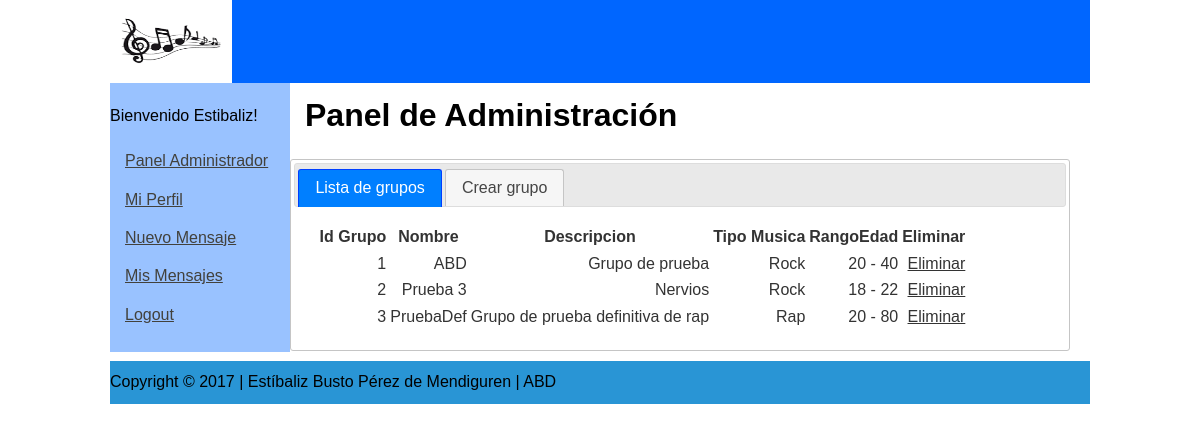
Screenshot of /Melomano/index.php?page=admin (signed in) with the database file from the repository.
### tables this page shows
CREATE TABLE `tbgrupos` (
  `idgrupo` int(11) NOT NULL,
  `nombre` varchar(100) NOT NULL,
  `descripcion` text,
  `tipomusica` varchar(100) NOT NULL,
  `edadmin` int(11) NOT NULL,
  `edadmax` int(11) NOT NULL
);

### Melomano/Connections/bdcon.php (called while the page is built, shortened)
<?php
function connectDB(){
	$hostname_Miconex = "localhost";
	$username_Miconex = "melomanos";
	$password_Miconex = "melomanos";
	$database_Miconex = "bdmelomanos";
	$conn = new mysqli($hostname_Miconex, $username_Miconex, $password_Miconex,$database_Miconex);
	return $conn;
}
function doQuery($query){
    $conn = connectDB();
	if (!$resultado = $conn->query($query)) {
		echo "Error: La ejecución de la consulta falló debido a: </br>";
	    echo "Query: " . $query . "</br>";
    	echo "Errno: " . $conn->errno . "</br>";
    	echo "Error: " . $conn->error . "</br>";
		$resultado = false;
	}
	return $resultado;
}
function getListGroup(){
	$query = "SELECT * FROM ".TABLE_GRUPOS.";";
	return doQuery($query);
}
?>

### Melomano/pages/admin.php (the view, shortened to what this page needs)
<?php require_once('Connections/bdcon.php'); ?>
<div>
<h1>Panel de Administración </h1>
<div id="adminpanel">
<ul>
<li><a href="#ListaGrupos"> Lista de grupos </a></li>
<li><a href="#AltaGrupos" > Crear grupo </a></li>
</ul>
   <div id="ListaGrupos">
   <?php $listag = getListGroup(); ?>
   <table class="tablagrupos">
   <tr><th>Id Grupo</th><th>Nombre</th><th>Descripcion</th><th>Tipo Musica</th><th> RangoEdad</th><th>Eliminar</th></tr>
   <?php
   	while($fila = mysqli_fetch_array($listag)){
		echo "<tr valign='baseline'>";
		echo "<td  align='right'>".$fila["idgrupo"]."</td>";
		echo "<td  align='right'>".$fila["nombre"]."</td>";
		echo "<td  align='right'>".$fila["descripcion"]."</td>";
		echo "<td  align='right'>".$fila["tipomusica"]."</td>";
		echo "<td  align='right'>".$fila["edadmin"]." - ".$fila["edadmax"]."</td>";
		echo "<td  align='right'><a href=index.php?page=nuevogrupo&eliminar=".$fila["idgrupo"].">Eliminar</a></td>";
	}
   ?>
   </table>
   </div>
   </div>
</div>

### Melomano/index.php (shortened to what this page needs)
<!DOCTYPE html PUBLIC "-//W3C//DTD XHTML 1.0 Transitional//EN" "http://www.w3.org/TR/xhtml1/DTD/xhtml1-transitional.dtd">
<html xmlns="http://www.w3.org/1999/xhtml">
<head>
<link href="css/estilos.css" rel="stylesheet" type="text/css" />
<link href="js/jqueryui/jquery-ui.css" rel="stylesheet">
</head>
<body>
<div class="container">
  <div class="header"><?php include("includes/cabecera.php"); ?></div>
  <div class="sidebar1"><?php include("includes/lateralizquierda.php"); ?></div>
  <div class="content">
  <?php
  $paginas = array ( "error" => "error.php",
  					 "main" => "main.php",
  			  		 "alta" => "formulario_alta.php",
					 "registrar" => "usuario_alta.php",
					 "logout" => "logout.php",
					 "login" => "login.php",
					 "nuevomensaje" => "formulario_mensajes.php",
					 "enviar" =>  "enviar.php",
					 "mensajes" => "mensajes.php",
					 "admin" => "admin.php",
					 "nuevogrupo" => "grupo_alta.php",
					 "perfil" => "perfil.php");
  $page = "main";
  if(!isset($_GET["page"])){
  	$page = "main";
  }else{
	$page = $_GET["page"];
  }
  $ubicacion ="./pages/";
  if(array_key_exists($page,$paginas))
  	$ubicacion .= $paginas[$page];
  else
	$ubicacion .= $paginas["error"];
  include($ubicacion);
  ?>
  </div>
  <div class="footer"><?php include("includes/pie.php"); ?>
    </div>
  </div>
</body>
</html>

### Melomano/includes/cabecera.php
<a href="index.php?page=main" ><img src="images/images.png" width="122" height="83" alt="Melomanos" /></a>

### Melomano/includes/lateralizquierda.php (shortened to what this page needs)
<?php
if(isset($_SESSION["logueado"]) && $_SESSION["logueado"]){
	echo  " <br>";
	echo "  Bienvenido ".$_SESSION["nombre"]."!<br/> <br/>";
	if($_SESSION["idusu"] == "1")
		echo "<p><a href='index.php?page=admin'>Panel Administrador</a></p>";
	?>
<p><a href='index.php?page=perfil'>Mi Perfil</a></p>
<p><a href='index.php?page=nuevomensaje'>Nuevo Mensaje</a></p>
<p><a href='index.php?page=mensajes'>Mis Mensajes</a></p>
<p><a href='index.php?page=logout'>Logout</a></p>
<?php
}
?>

### Melomano/includes/pie.php
Copyright © 2017 | Est&iacute;baliz Busto P&eacute;rez de Mendiguren | ABD

### Melomano/css/estilos.css (style rules this page uses)
body { font: 100%/1.4 Verdana, Arial, Helvetica, sans-serif; background:#FFFFFF ; margin: 0; padding: 0; color: #000; }
ul, ol, dl { padding: 0; margin: 0; }
h1, h2, h3, h4, h5, h6, p { margin-top: 0; padding-right: 15px; padding-left: 15px; }
a img { border: none; }
a:link { color: #42413C; text-decoration: underline; }
.container { max-width: 980px; background: #FFF; margin-top: 0; margin-right: auto; margin-bottom: 0; margin-left: auto; }
.header { background: #0066FF; }
.sidebar1 { float: left; width: 180px; background: #99C2FF; padding-bottom: 10px; }
.content { padding: 10px 0; width: 780px; float: left; }
.content ul, .content ol { padding: 0 15px 15px 40px; }
.footer { padding: 10px 0; background: #2995D5; position: relative; clear: both; }

### rows the page displays
tbgrupos: idgrupo "1", nombre "ABD", descripcion "Grupo de prueba", tipomusica "Rock", edadmin "20", edadmax "40"
tbgrupos: idgrupo "2", nombre "Prueba 3", descripcion "Nervios", tipomusica "Rock", edadmin "18", edadmax "22"
tbgrupos: idgrupo "3", nombre "PruebaDef", descripcion "Grupo de prueba definitiva de rap", tipomusica "Rap", edadmin "20", edadmax "80"

### other values shown
$_SESSION["nombre"] "Estibaliz"
